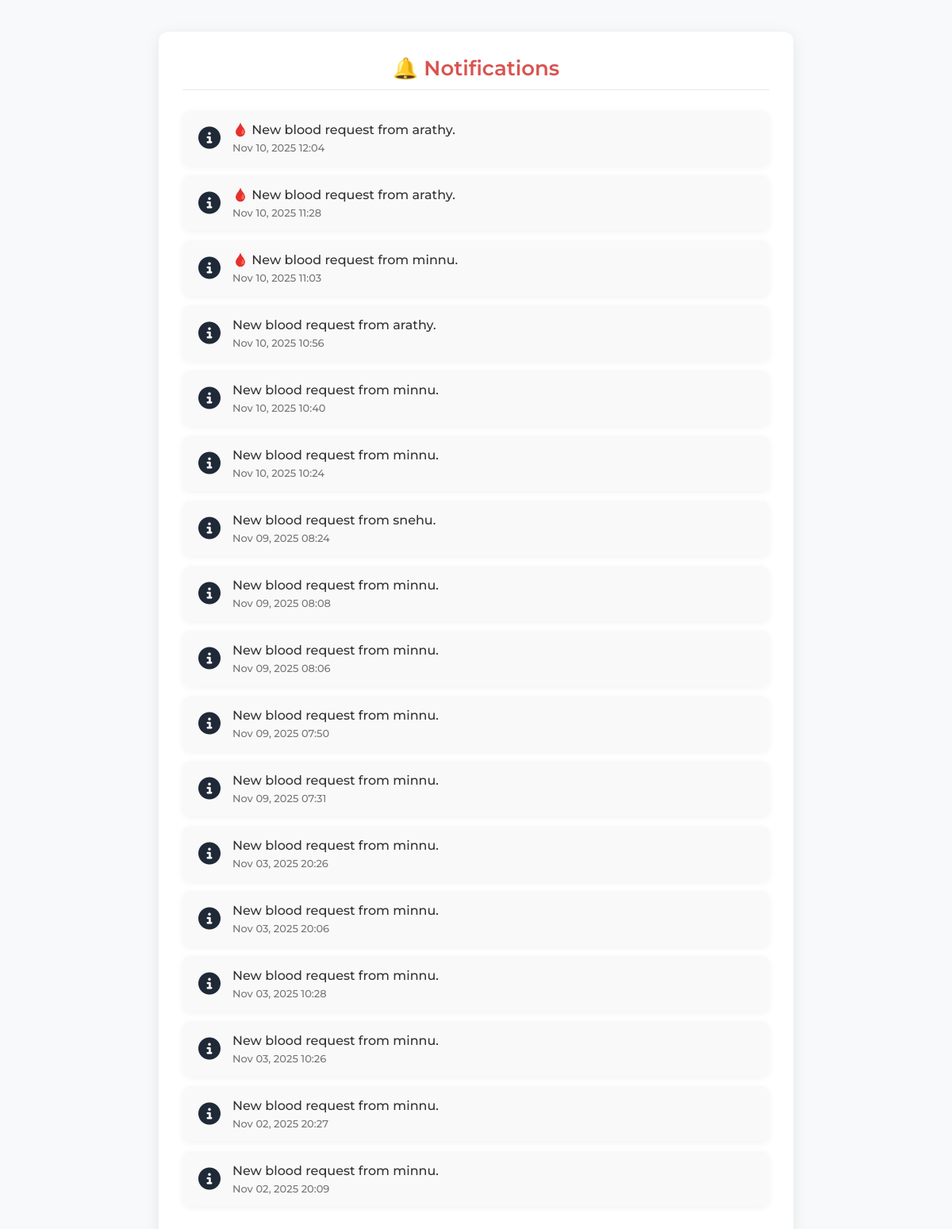
/hospital-notifications/ (signed in), run on the app's committed database.
### blood_bank_app/models.py (models this page shows, shortened)
class Notification(models.Model):
    sender = models.ForeignKey(
        User, on_delete=models.CASCADE, related_name='sent_notifications', null=True, blank=True
    )
    user = models.ForeignKey(
        User, on_delete=models.CASCADE, related_name='notifications'  # receiver (hospital)
    )
    message = models.TextField()
    is_read = models.BooleanField(default=False)
    created_at = models.DateTimeField(auto_now_add=True)
    appointment = models.ForeignKey(
        'Appointment',
        on_delete=models.CASCADE,
        null=True, blank=True,
        related_name='notifications'
    )

### blood_bank_app/views.py (the view)
# urls.py: path('hospital-notifications/', views.hospital_notifications, name='hospital_notifications'),
@login_required
def hospital_notifications(request):
    from .models import Notification
    notifications = Notification.objects.filter(
        user=request.user,
        message__icontains='blood request'  # only messages mentioning “blood request”
    ).order_by('-created_at')
    notifications.update(is_read=True)
    return render(request, 'hopital/hospital_notifications.html', {'notifications': notifications})

### blood_bank_app/templates/hopital/hospital_notifications.html (shortened to what this page needs)
{% extends 'master.html' %}
{% block content %}
<div class="notifications-container">
  <h2 class="page-title">🔔 Notifications</h2>
  {% if notifications %}
    <ul class="notifications-list">
      {% for n in notifications %}
        <li class="notification-item {% if 'approved' in n.message|lower %}approved{% elif 'rejected' in n.message|lower %}rejected{% endif %}">
          <div class="notification-icon">
            {% if 'approved' in n.message|lower %}
              <i class="fa fa-check-circle"></i>
            {% elif 'rejected' in n.message|lower %}
              <i class="fa fa-times-circle"></i>
            {% else %}
              <i class="fa fa-info-circle"></i>
            {% endif %}
          </div>
          <div class="notification-text">
            <p>{{ n.message }}</p>
            <small>{{ n.created_at|date:"M d, Y H:i" }}</small>
          </div>
        </li>
      {% endfor %}
    </ul>
  {% else %}
    <p class="no-notifications">No notifications yet.</p>
  {% endif %}
</div>
{% endblock %}

### blood_bank_app/static/css/index.css (style rules this page uses)
body { margin: 0; font-family: Arial, sans-serif; background-color: #fff5f5; color: #333; }
html { scroll-behavior: smooth; }

### blood_bank_app/static/css/admin_dashboard.css (style rules this page uses)
:root { --primary: #e63946; --primary-dark: #b91c1c; --background: #f8f9fa; --surface: #ffffff; --text-dark: #1f2937; --text-light: #6b7280; --border: #e5e7eb; --shadow: rgba(0, 0, 0, 0.08); }
* { margin: 0; padding: 0; box-sizing: border-box; font-family: "Montserrat"; font-weight: 500; }
body { background-color: var(--background); color: var(--text-dark); overflow-x: hidden; }

### blood_bank_app/templates/hopital/hospital_notifications.html (style rules this page uses)
.notifications-container { max-width: 800px; margin: 40px auto; background: #ffffff; border-radius: 12px; padding: 30px; box-shadow: 0 4px 20px rgba(0,0,0,0.08); }
.page-title { text-align: center; font-size: 26px; color: #d9534f; margin-bottom: 25px; font-weight: 600; border-bottom: 2px solid #f2f2f2; padding-bottom: 10px; }
.notifications-list { list-style: none; padding: 0; margin: 0; }
.notification-item { display: flex; align-items: center; background: #f9f9f9; border-radius: 10px; margin-bottom: 12px; padding: 15px 20px; box-shadow: 0 2px 8px rgba(0,0,0,0.05); transition: background 0.3s ease, transform 0.2s ease; }
.notification-icon { font-size: 28px; margin-right: 15px; }
.notification-text { flex: 1; }
.notification-text p { margin: 0; font-size: 16px; color: #333; }
.notification-text small { color: #777; font-size: 13px; margin-top: 5px; display: block; }

### data on the page
Notification: message "🩸 New blood request from arathy.", created_at "Nov 10, 2025 12:04"
Notification: message "🩸 New blood request from arathy.", created_at "Nov 10, 2025 11:28"
Notification: message "🩸 New blood request from minnu.", created_at "Nov 10, 2025 11:03"
Notification: message "New blood request from arathy.", created_at "Nov 10, 2025 10:56"
Notification: message "New blood request from minnu.", created_at "Nov 10, 2025 10:40"
Notification: message "New blood request from minnu.", created_at "Nov 10, 2025 10:24"
Notification: message "New blood request from snehu.", created_at "Nov 09, 2025 08:24"
Notification: message "New blood request from minnu.", created_at "Nov 09, 2025 08:08"
Notification: message "New blood request from minnu.", created_at "Nov 09, 2025 08:06"
Notification: message "New blood request from minnu.", created_at "Nov 09, 2025 07:50"
Notification: message "New blood request from minnu.", created_at "Nov 09, 2025 07:31"
Notification: message "New blood request from minnu.", created_at "Nov 03, 2025 20:26"
Notification: message "New blood request from minnu.", created_at "Nov 03, 2025 20:06"
Notification: message "New blood request from minnu.", created_at "Nov 03, 2025 10:28"
Notification: message "New blood request from minnu.", created_at "Nov 03, 2025 10:26"
Notification: message "New blood request from minnu.", created_at "Nov 02, 2025 20:27"
Notification: message "New blood request from minnu.", created_at "Nov 02, 2025 20:09"
